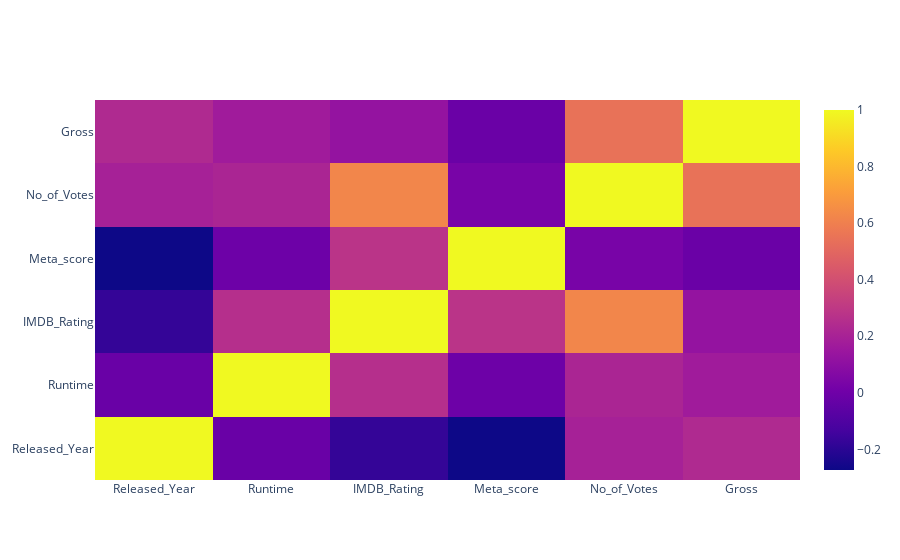

Write notebook code for a chart like this one.
### Code cell
# define function to import viz libraries
import plotly
plotly.offline.init_notebook_mode(connected=True)
from plotly.graph_objs import *
from plotly import tools
import plotly.graph_objects as go
import seaborn as sns

# correl = subset_data.corr()
correl = df.corr()

trace = go.Heatmap(z=correl.values,
                  x=correl.index.values,
                  y=correl.columns.values)
data1=[trace]
plotly.offline.iplot(data1, filename='basic-heatmap')

### Figure 1 — Plotly figure (JSON) as saved in the notebook; plotly's stock layout.template omitted (floating-point values rounded to 4 significant figures)
{"data": [{"type": "heatmap", "x": ["Released_Year", "Runtime", "IMDB_Rating", "Meta_score", "No_of_Votes", "Gross"], "y": ["Released_Year", "Runtime", "IMDB_Rating", "Meta_score", "No_of_Votes", "Gross"], "z": [[1, -0.018, -0.1765, -0.2727, 0.1949, 0.2345], [-0.018, 1, 0.2582, -0.005718, 0.2137, 0.1689], [-0.1765, 0.2582, 1, 0.2809, 0.6231, 0.126], [-0.2727, -0.005718, 0.2809, 1, 0.02974, -0.0148], [0.1949, 0.2137, 0.6231, 0.02974, 1, 0.5449], [0.2345, 0.1689, 0.126, -0.0148, 0.5449, 1]]}], "layout": {}}
